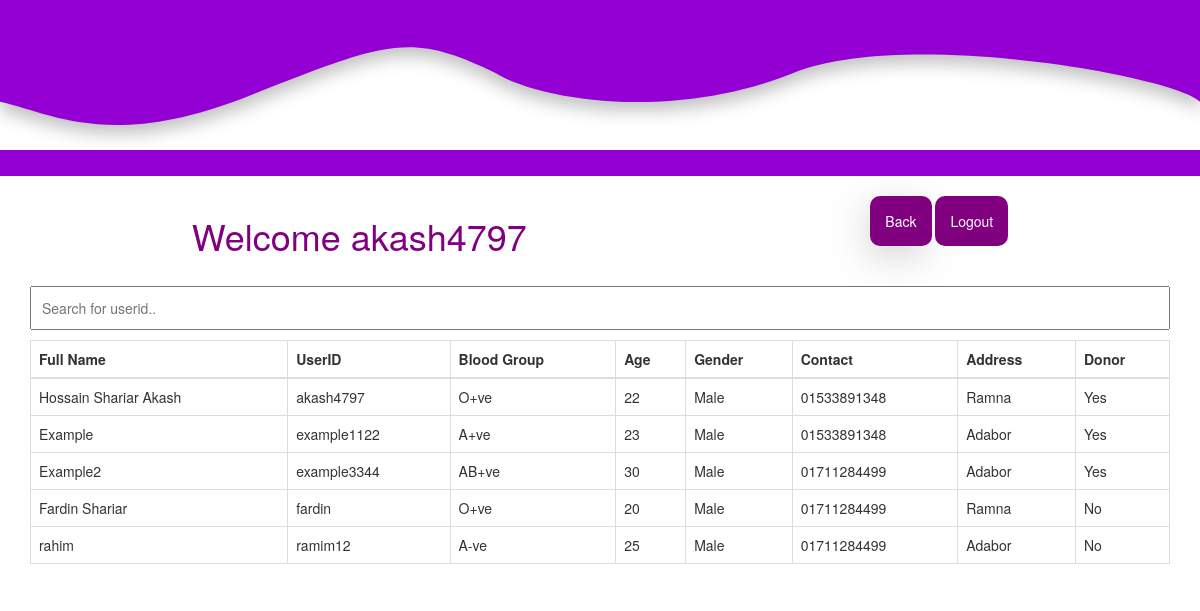
Screenshot of /admin/allusers.php (signed in) with the database file from the repository.
### tables this page shows
CREATE TABLE `user` (
  `Full Name` varchar(255) NOT NULL,
  `UserId` char(30) NOT NULL,
  `Password` varchar(255) NOT NULL,
  `Blood Group` varchar(20) NOT NULL,
  `Age` int(11) NOT NULL,
  `Gender` varchar(20) NOT NULL,
  `contact` char(30) NOT NULL,
  `Address` varchar(255) NOT NULL,
  `isdonor` tinyint(1) DEFAULT 0
);

### admin/allusers.php (the view, shortened to what this page needs)
<!DOCTYPE html>
<html lang="en">
<head>
    <link rel="stylesheet" href="https://maxcdn.bootstrapcdn.com/bootstrap/3.4.1/css/bootstrap.min.css">
</head>
<body>
    <nav>
    </nav>
    <div class="navu">
    <h1>Welcome <?php echo $_SESSION['userid']; ?> </h1>
         <div class="buttons">
         <button onclick="goBack();">Back</button>
         <a class="logout" href="logout.php">Logout</a>
         </div>
    </div>
        <section class="allusers">
            <div class="container">
            <div class="search-user-id">
                <input id="search-id-input" onkeyup="searchname()" type="text" placeholder="Search for userid..">
            </div>
                <table id="myTable" class="table table-bordered">
                    <th>Full Name</th>
                    <th>UserID</th>
                    <th>Blood Group</th>
                    <th>Age</th>
                    <th>Gender</th>
                    <th>Contact</th>
                    <th>Address</th>
                    <th>Donor</th>
                    <tbody>
                        <?php
                            require("../connectiondb.php");
                            $sql = "SELECT * FROM user";
                            $result = mysqli_query($con,$sql);
                            if (mysqli_num_rows($result) > 0) {
                                while($row = mysqli_fetch_assoc($result)) {
                                  echo "<tr> <td>" . $row['Full Name'] . " </td>";
                                  echo "<td>". $row['UserId'] ."</td>";
                                  echo "<td>". $row['Blood Group'] ."</td>";
                                  echo "<td>". $row['Age'] ."</td>";
                                  echo "<td>". $row['Gender'] ."</td>";
                                  echo "<td>". $row['contact'] ."</td>";
                                  echo "<td>". $row['Address'] ."</td>";
                                  echo "<td>". ($row['isdonor'] == 1? "Yes" : "No") ."</td>";
                                  echo "</tr>";
                                }
                              }
                        ?>
                    </tbody>
                </table>
            </div>
        </section>
</body>
</html>

### admin/allusers.php (style rules this page uses)
* { margin: 0; padding: 0; box-sizing: border-box; }
button { padding: 1.5rem; background-color: purple; color: white; border: none; border-radius: 10px; -webkit-box-shadow: -5px 10px 47px -15px rgba(0,0,0,0.75); -moz-box-shadow: -5px 10px 47px -15px rgba(0,0,0,0.75); box-shadow: -5px 10px 47px -15px rgba(0,0,0,0.75); }
.logout { text-decoration: none; padding: 1.5rem; background-color: purple; color: white; border: none; border-radius: 10px; }
nav { display: flex; justify-content: space-around; align-items: flex-start; padding: 2rem; height: 176px; background-image: url("../assets/nav.svg"); background-size: contain; color: white; }
.search-user-id { margin-bottom: 10px; }
.search-user-id input { padding: 10px; width: 100%; }
.navu { display: flex; justify-content: space-around; align-items: flex-start; padding: 2rem; color: purple; }

### rows the page displays
user: Full Name "Hossain Shariar Akash", UserId "akash4797", Blood Group "O+ve", Age "22", Gender "Male", contact "01533891348", Address "Ramna", isdonor "Yes"
user: Full Name "Example", UserId "example1122", Blood Group "A+ve", Age "23", Gender "Male", contact "01533891348", Address "Adabor", isdonor "Yes"
user: Full Name "Example2", UserId "example3344", Blood Group "AB+ve", Age "30", Gender "Male", contact "01711284499", Address "Adabor", isdonor "Yes"
user: Full Name "Fardin Shariar", UserId "fardin", Blood Group "O+ve", Age "20", Gender "Male", contact "01711284499", Address "Ramna", isdonor "No"
user: Full Name "rahim", UserId "ramim12", Blood Group "A-ve", Age "25", Gender "Male", contact "01711284499", Address "Adabor", isdonor "No"

### other values shown
$_SESSION['userid'] "akash4797"
